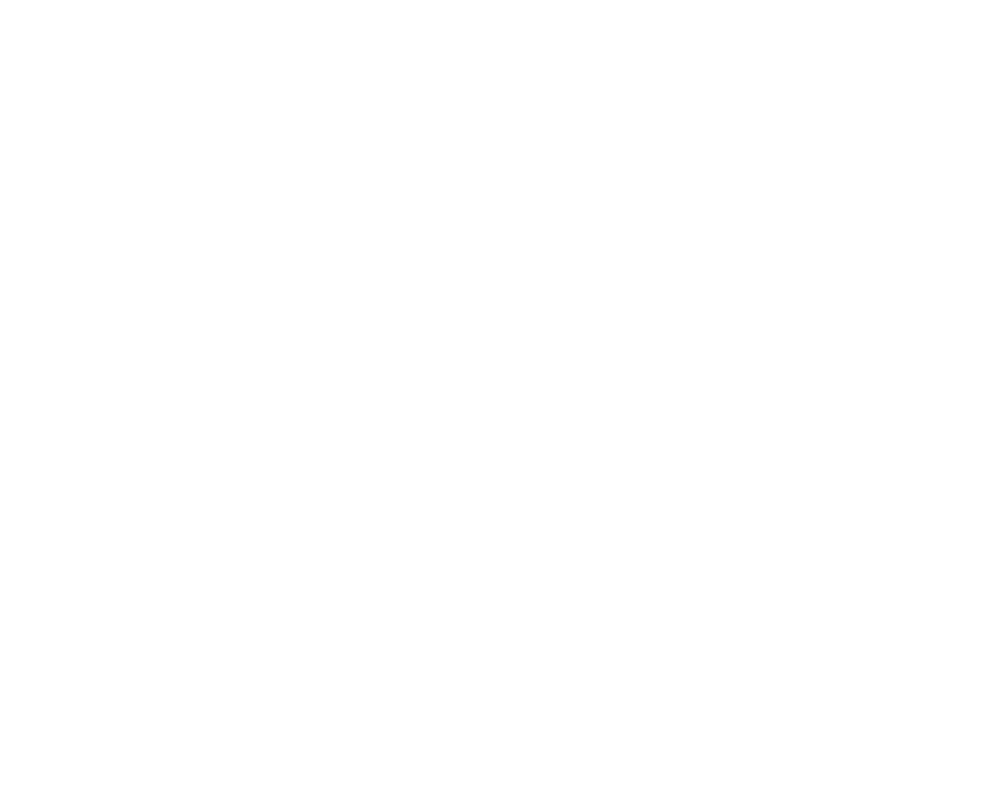
Frame 1 (no input)
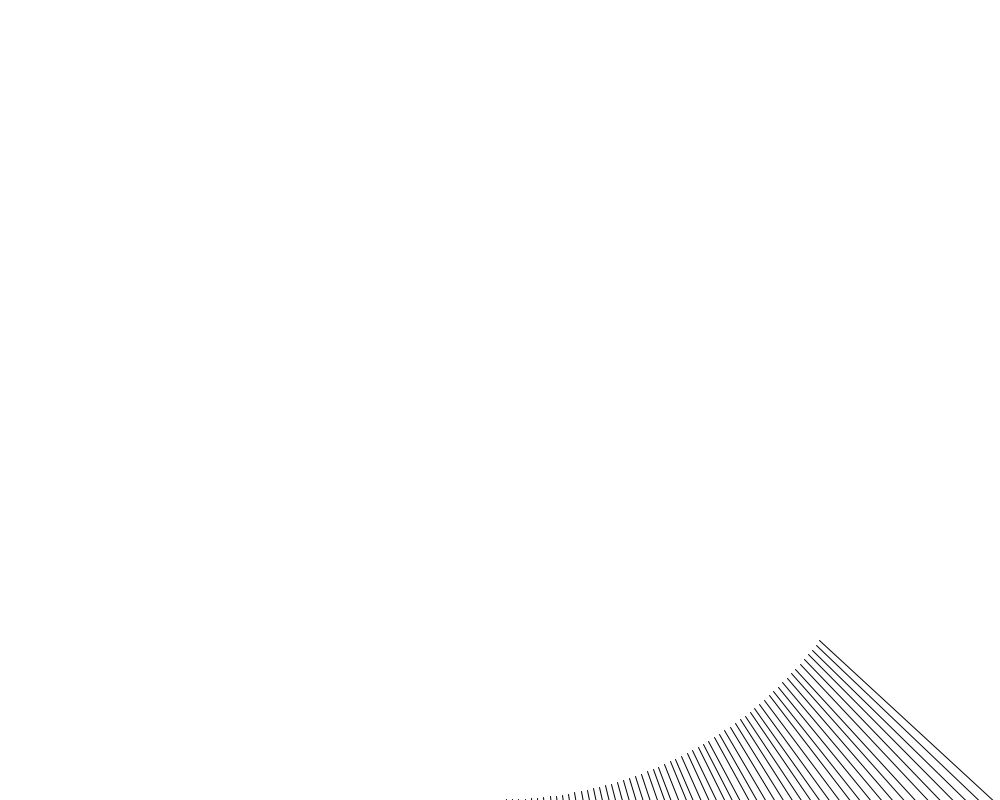
Frame 60 (the mouse pressed at the canvas centre just before this capture)
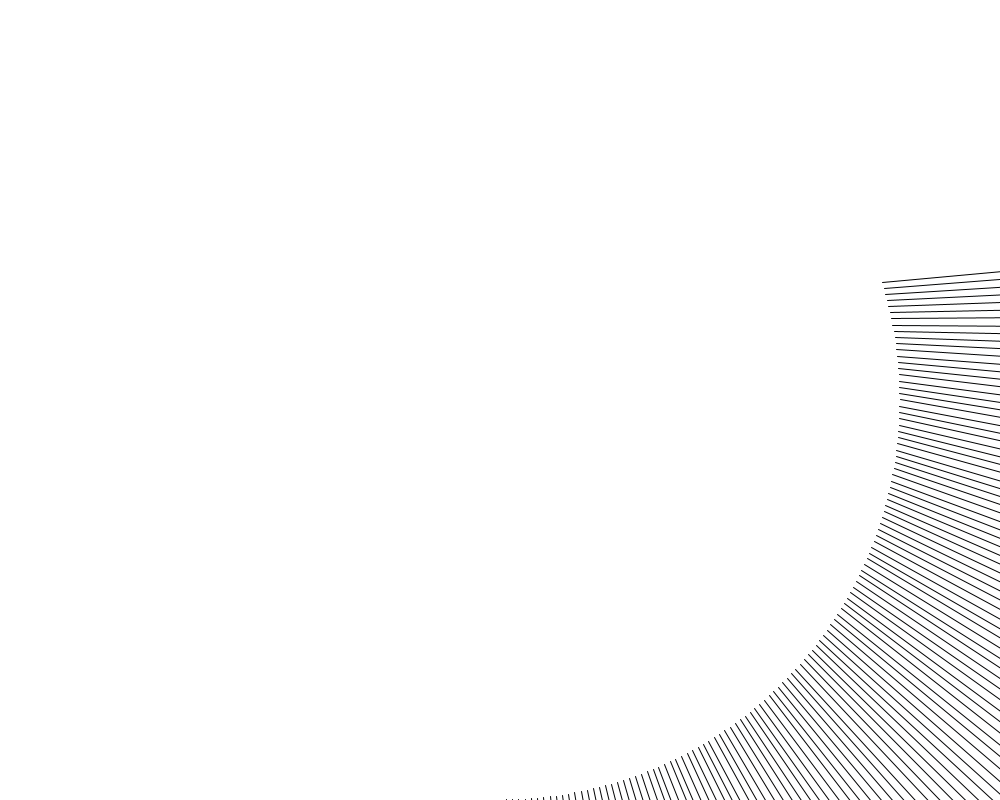
Frame 120 (the mouse held since frame 60 and released just before this capture)

The Processing sketch that drew these frames (run headless with seeded random() and noise(); from frame 60 on, the mouse is pressed at the canvas centre):

// Processing sketch: lines_spiral
// ── lines_spiral.pde
float x1,y1,x2,y2;

float a = 0;
float rad = 450;
float inc = TWO_PI/rad;

float a1 = 0;
float rad1 = 400;
float inc1 = TWO_PI/rad1;

float r=0;
float g=0;
float b=0;
float rinc = 1;
float ginc= 2;
float binc=3;

void setup(){
 size(1000,800); 
 background(255);
}

void draw(){
    
   
    x1 = sin(a1)*rad1+width/2;
    y1 = cos(a1)*rad1+height/2;
    x2 = x1+sin(a)*rad;
    y2 = y1+cos(a)*rad;
    
   
    
 // if(mousePressed == true){
    r += rinc;
    g += ginc;
    b += binc;
    if(r <=0 || r<=255){
      rinc = rinc*-1;
    }
      if(g <=0 || g<=255){
      ginc = ginc*-1;
    }
      if(b <=0 || b<=255){
      binc = binc*-1;
    }
    
    stroke(r,g,b);
    strokeWeight(1);
    line(x1,y1,x2,y2);
    
    a+=inc;
    a1+=inc1;
  
    
   // }
  
  
}
